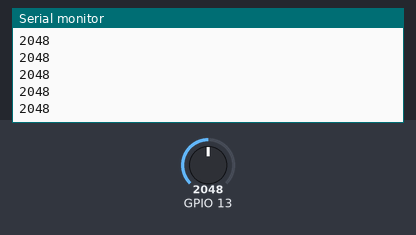
A sketch run on a simulated ESP32. On the bench: the last lines printed to the serial monitor. The inputs (shaded band) are chosen by the test bench; at power-on: GPIO 13 = 2048.

Above: at 1.2 s.
1.3 s: GPIO 13 set to 2866
At 1.32 s:
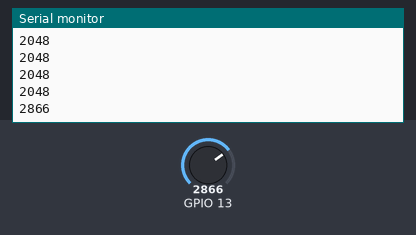
2.8 s: GPIO 13 set to 3603
At 2.82 s:
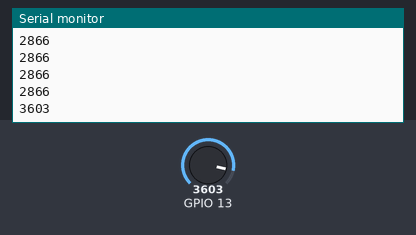
Timing chart, 0 to 5.8 s (numbered marks = the images above; inputs shaded):
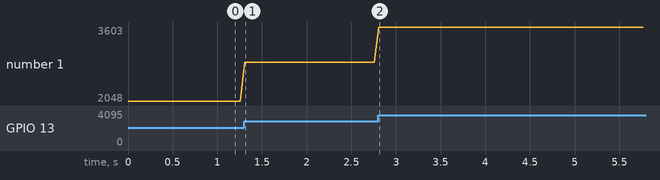

Measured:
- after the input at 1.3 s, the serial monitor: prints a new line at once (image 1)
- after the input at 2.8 s, the serial monitor: prints a new line at once (image 2)
- plotted number 1: 2048 → 2866 after the input at 1.3 s, 2866 → 3603 after the input at 2.8 s

The sketch:

sketch_dec11a.ino
```cpp
void setup() {
  // put your setup code here, to run once:
  Serial.begin(115200);
  analogSetWidth(12); // sweet. 12-bit depth.
  analogSetAttenuation(ADC_6db); // gives full-scale voltage 2.2V, so we'll clip 2.75-2.2V
  analogSetCycles(8); // default=8

}

void loop() {
  // put your main code here, to run repeatedly:
  Serial.println(analogRead(A14));
  delay(50);
}
```
